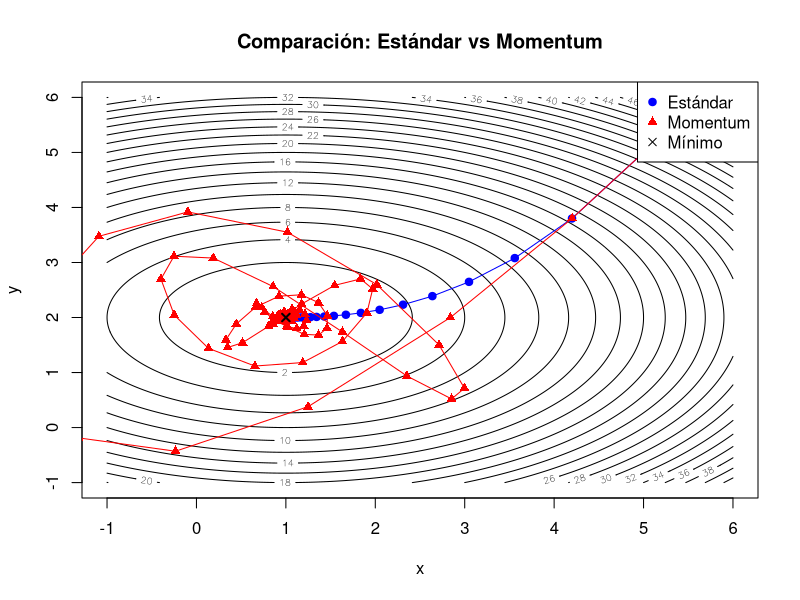

Write R code to recreate this figure.
# Función objetivo
f <- function(x) {
  return((x[1] - 1)^2 + 2 * (x[2] - 2)^2)
}

# Gradiente de la función
grad_f <- function(x) {
  return(c(2 * (x[1] - 1),
           4 * (x[2] - 2)))
}

# Parámetros
alpha <- 0.1
beta <- 0.9
max_iter <- 1000
tol <- 1e-6

### MÉTODO CON MOMENTUM

# Punto inicial y velocidad inicial
x_actual <- c(5, 5)
v_actual <- c(0, 0)

# Guardar trayectoria
x_vals_momentum <- matrix(nrow = 0, ncol = 2)
f_vals_momentum <- numeric()

# Descenso del gradiente con momentum
for (i in 1:max_iter) {
  x_vals_momentum <- rbind(x_vals_momentum, x_actual)
  f_vals_momentum <- c(f_vals_momentum, f(x_actual))
  
  grad <- grad_f(x_actual)
  v_nuevo <- beta * v_actual - alpha * grad
  x_nuevo <- x_actual + v_nuevo
  
  if (sqrt(sum(grad^2)) < tol) {
    x_actual <- x_nuevo
    x_vals_momentum <- rbind(x_vals_momentum, x_actual)
    f_vals_momentum <- c(f_vals_momentum, f(x_actual))
    break
  }
  
  x_actual <- x_nuevo
  v_actual <- v_nuevo
}

resultados_momentum <- list(minimo = f(x_actual),
                            objetivo = x_actual,
                            iteraciones = i)
print(resultados_momentum)

### MÉTODO ESTÁNDAR

# Reiniciar punto inicial
x_actual <- c(5, 5)

# Guardar trayectoria
x_vals_estandar <- matrix(nrow = 0, ncol = 2)
f_vals_estandar <- numeric()

# Descenso del gradiente estándar
for (i in 1:max_iter) {
  x_vals_estandar <- rbind(x_vals_estandar, x_actual)
  f_vals_estandar <- c(f_vals_estandar, f(x_actual))
  
  grad <- grad_f(x_actual)
  x_nuevo <- x_actual - alpha * grad
  
  if (sqrt(sum(grad^2)) < tol) {
    x_actual <- x_nuevo
    x_vals_estandar <- rbind(x_vals_estandar, x_actual)
    f_vals_estandar <- c(f_vals_estandar, f(x_actual))
    break
  }
  
  x_actual <- x_nuevo
}

resultados_estandar <- list(minimo = f(x_actual),
                            objetivo = x_actual,
                            iteraciones = i)
print(resultados_estandar)

### VISUALIZACIÓN COMPARATIVA

# Crear malla para curvas de nivel
x_seq <- seq(-1, 6, length.out = 200)
y_seq <- seq(-1, 6, length.out = 200)
z <- outer(x_seq, y_seq, Vectorize(function(x, y) f(c(x, y))))

# Curvas de nivel
contour(x_seq, y_seq, z, nlevels = 30,
        xlab = "x", ylab = "y", main = "Comparación: Estándar vs Momentum")

# Trayectorias
points(x_vals_estandar[,1], x_vals_estandar[,2], type = "o", col = "blue", pch = 19)
points(x_vals_momentum[,1], x_vals_momentum[,2], type = "o", col = "red", pch = 17)

# Mínimo teórico
points(1, 2, col = "black", pch = 4, lwd = 2)

# Leyenda
legend("topright", legend = c("Estándar", "Momentum", "Mínimo"),
       col = c("blue", "red", "black"), pch = c(19, 17, 4))
